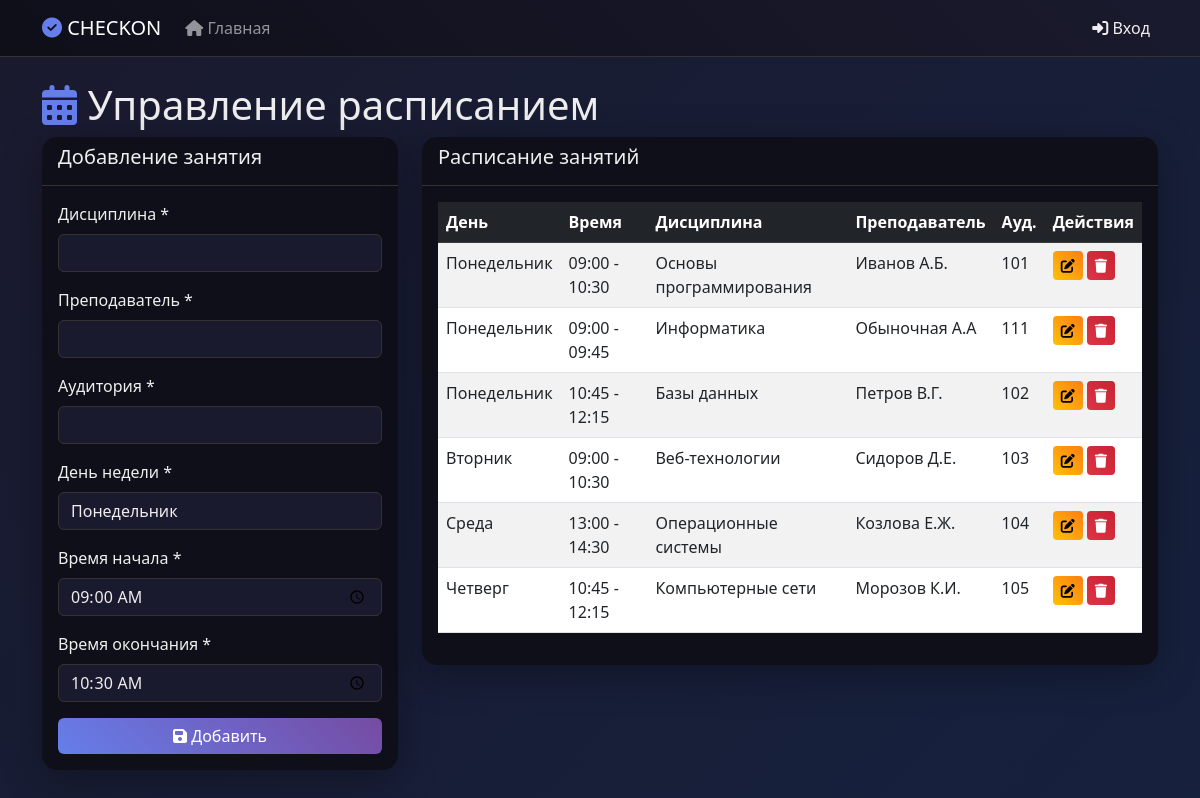
/schedule.php, run on an earlier commit of the app's database.
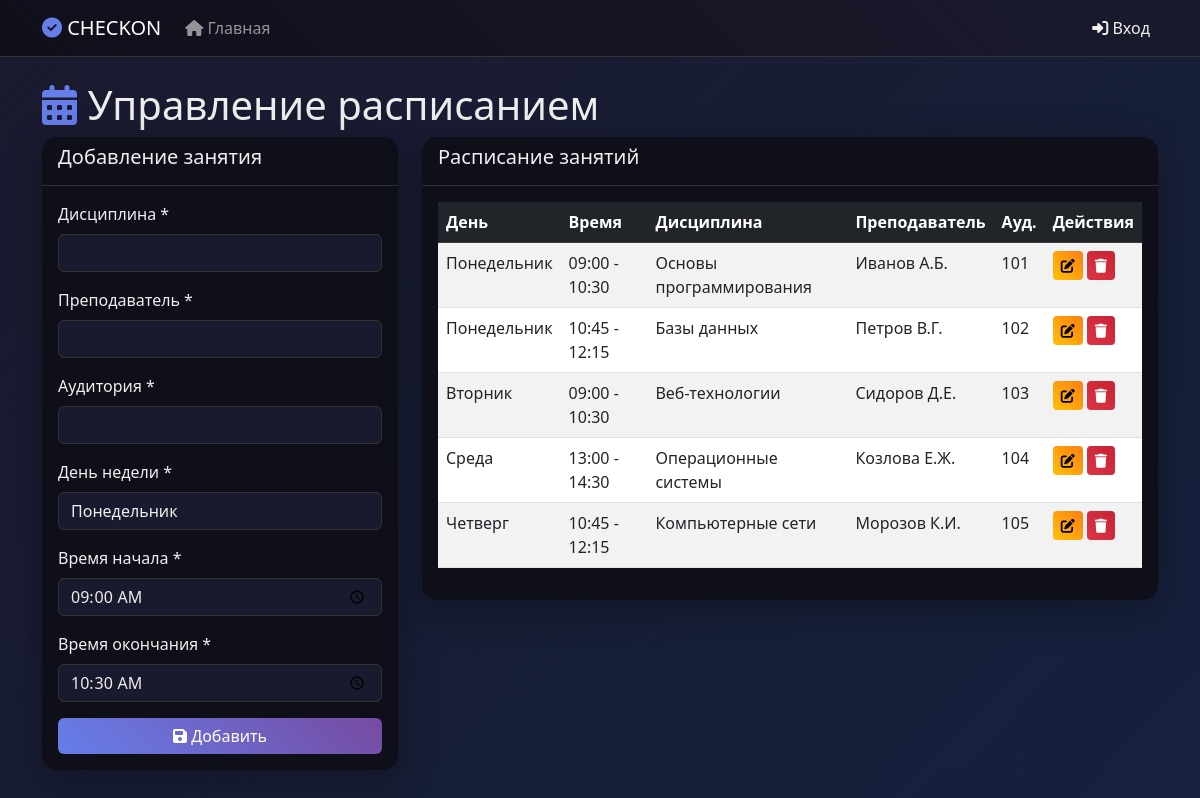
And on a later commit of the database.
### tables this page shows
CREATE TABLE schedule (
            id INTEGER PRIMARY KEY AUTOINCREMENT,
            discipline TEXT NOT NULL,
            teacher TEXT NOT NULL,
            classroom TEXT NOT NULL,
            day_of_week INTEGER NOT NULL,
            start_time TEXT NOT NULL,
            end_time TEXT NOT NULL
        );

### schedule.php (the view, shortened to what the changed rows need)
<?php
require_once 'init.php';
$days = ['', 'Понедельник', 'Вторник', 'Среда', 'Четверг', 'Пятница', 'Суббота', 'Воскресенье'];
$schedule = $pdo->query("
    SELECT * FROM schedule
    ORDER BY day_of_week, start_time
")->fetchAll();
?>
<!DOCTYPE html>
<html lang="ru">
<head>
    <link href="https://cdn.jsdelivr.net/npm/bootstrap@5.3.0/dist/css/bootstrap.min.css" rel="stylesheet">
    <link rel="stylesheet" href="https://cdnjs.cloudflare.com/ajax/libs/font-awesome/6.4.0/css/all.min.css">
</head>
<body>
    <div class="container mt-4">
        <h1><i class="fas fa-calendar-alt" style="color: #667eea;"></i> Управление расписанием</h1>
        <div class="row">
            <div class="col-md-8">
                <div class="card">
                    <div class="card-body">
                        <div class="table-responsive">
                            <table class="table table-striped">
                                <thead class="table-dark">
                                    <tr>
                                        <th>День</th>
                                        <th>Время</th>
                                        <th>Дисциплина</th>
                                        <th>Преподаватель</th>
                                        <th>Ауд.</th>
                                        <th>Действия</th>
                                    </tr>
                                </thead>
                                <tbody>
                                    <?php foreach ($schedule as $item): ?>
                                        <tr>
                                            <td><?= $days[$item['day_of_week']] ?></td>
                                            <td><?= $item['start_time'] ?> - <?= $item['end_time'] ?></td>
                                            <td><?= htmlspecialchars($item['discipline']) ?></td>
                                            <td><?= htmlspecialchars($item['teacher']) ?></td>
                                            <td><?= htmlspecialchars($item['classroom']) ?></td>
                                            <td>
                                                <a href="?edit=<?= $item['id'] ?>" class="btn btn-sm btn-warning">
                                                    <i class="fas fa-edit"></i>
                                                </a>
                                                <form method="POST" style="display:inline"
                                                      onsubmit="return confirm('Удалить занятие?')">
                                                    <button type="submit" class="btn btn-sm btn-danger">
                                                        <i class="fas fa-trash"></i>
                                                    </button>
                                                </form>
                                            </td>
                                        </tr>
                                    <?php endforeach; ?>
                                </tbody>
                            </table>
                        </div>
                    </div>
                </div>
            </div>
        </div>
    </div>
</body>
</html>

What changed in the data, as far as the page shows it:
removed schedule: day_of_week "Понедельник", start_time "09:00", end_time "09:45", discipline "Информатика", teacher "Обыночная А.А", classroom "111"
